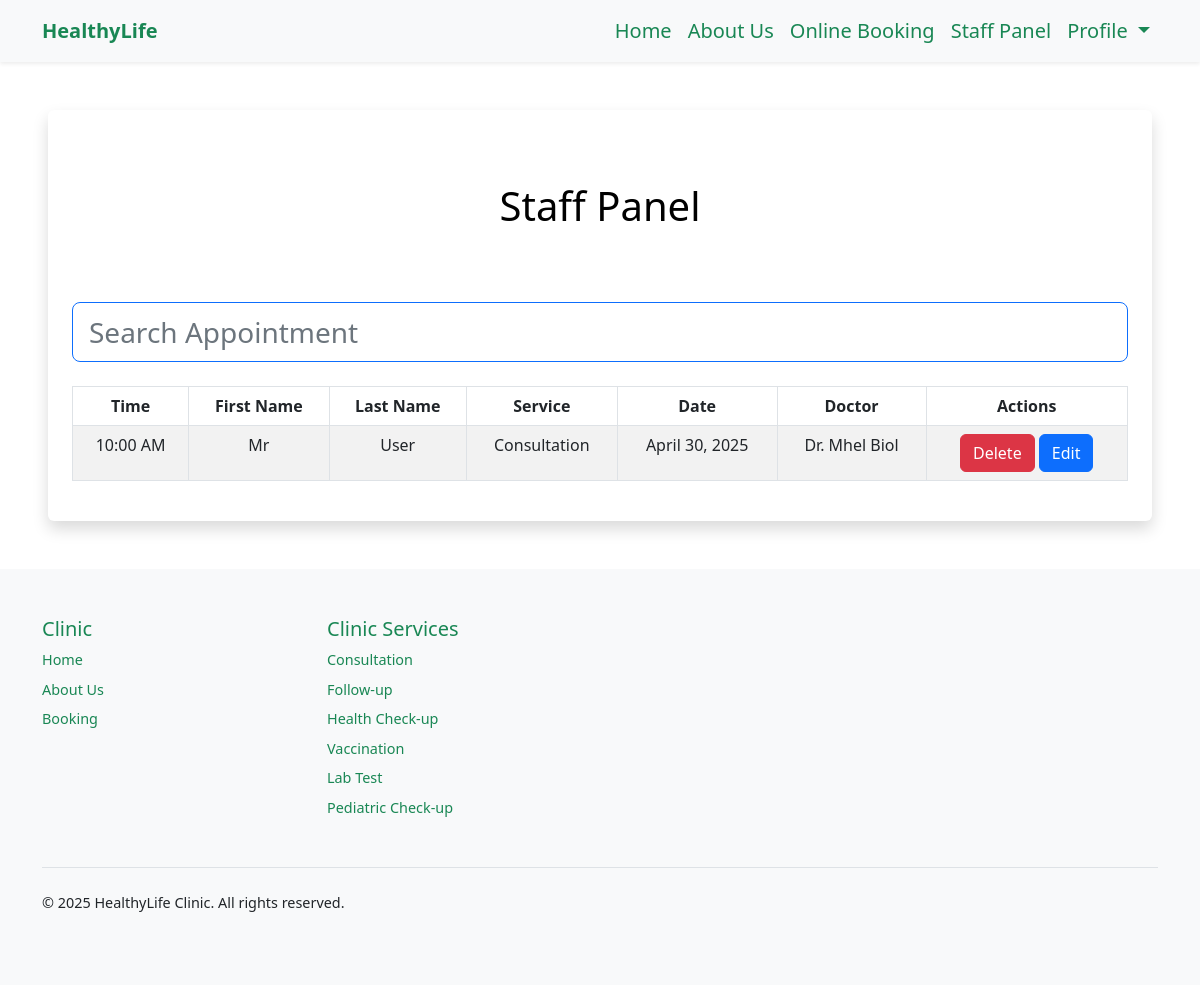
The app's page /staff-panel (signed in) with its own data.
### booking/models.py (models this page shows, shortened)
class Appointment(models.Model):
    user = models.ForeignKey(User, on_delete=models.CASCADE, null=True, blank=True)
    service = models.CharField(max_length=50, choices=SERVICE_CHOICES, default="Doctor care")
    doctor = models.CharField(max_length=255, default="Unknown")
    day = models.DateField(default=datetime.now)
    time = models.CharField(max_length=10, choices=TIME_CHOICES, default="3 PM")
    time_ordered = models.DateTimeField(default=datetime.now, blank=True)

### booking/views.py (the view)
# urls.py: path('staff-panel', views.staffPanel, name='staffPanel'),
def staffPanel(request):
    today = datetime.today()
    minDate = today.strftime('%Y-%m-%d')
    deltatime = today + timedelta(days=31)
    strdeltatime = deltatime.strftime('%Y-%m-%d')
    maxDate = strdeltatime
    items = Appointment.objects.filter(day__range=[minDate, maxDate]).order_by('day', 'time')
    return render(request, 'staffPanel.html', {
        'items': items,
    })

### booking/templates/staffPanel.html (shortened to what this page needs)
{% extends 'layout.html' %}
{% load static %}
{% block body %}
{% if user.is_authenticated and user.is_staff %}
<div class="shadow p-4 mb-5 bg-body bg-body rounded text-black  m-5 ">
    <h1 class="text-center mt-5 mb-5">Staff Panel</h1>
    <br>
    <input class="form-control form-control-lg fs-3 border border-primary" id="myInput" type="text" placeholder="Search Appointment">
    <br>
    <div class="table-responsive">
      <table class="table table-bordered table-striped table-hover mx-auto">
          <thead>
            <tr>
              <th class="text-center" scope="col">Time</th>
              <th class="text-center" scope="col">First Name</th>
              <th class="text-center" scope="col">Last Name</th>
              <th class="text-center" scope="col">Service</th>
              <th class="text-center" scope="col">Date</th>
              <th class="text-center" scope="col">Doctor</th>
              <th class="text-center" scope="col">Actions</th>
            </tr>
          </thead>
          <tbody id="myTable">
              {% for item in items %}
            <tr>
              <td class="text-center">{{item.time}}</td>
              <td class="text-center">{{item.user.first_name}}</td>
              <td class="text-center">{{item.user.last_name}}</td>
              <td class="text-center">{{item.service}}</td>
              <td class="text-center">{{item.day}}</td>
              <td class="text-center">{{item.doctor}}</td>
              <td class="text-center">
                <form action="{% url 'delete_appointment' item.id %}" method="POST" style="display:inline;">
                  <button type="submit" class="btn btn-danger">Delete</button>
                </form>
                <a href="{% url 'edit_appointment' item.id %}" class="btn btn-primary">Edit</a>
              </td>
            </tr>
              {% endfor %}
          </tbody>
        </table>
      </div>
</div>
{% else %}
<div class="shadow p-4 mb-5 bg-body bg-body rounded text-black  m-5">
  <h1 class="p-2  me-3">You are not admin</h1>
  <a href="{% url 'login' %}" class="btn btn-primary text-white">Sign in</a>
</div>
{% endif %}
{% endblock %}

### records on screen
Appointment: time "10:00 AM", user.first_name "Mr", user.last_name "User", service "Consultation", day "April 30, 2025", doctor "Dr. Mhel Biol"
